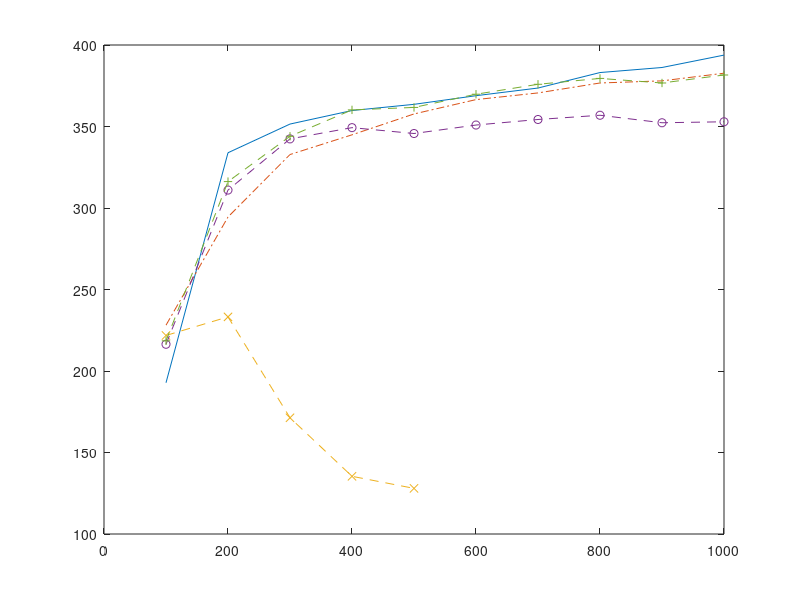

This chart was generated by the following MATLAB code: (Note: this script raises an error after producing the figure.)
% number of repeats:5

figure

% enter mfirst, mlast, minc:100 1000 100
% enter n: (-1 means n = m)-1
% we will take m=n in these experiments
% enter nb_alg:80
% enter variant: (1 == variant 1, 2 == variant 2)1
% Performance in MFLOPS/sec (1e6 flops per second)

%  m    n  nb    REF FLAME   diff      unb      diff    blk     diff   rec    diff
% ==================================================================================
variant1 = [
 100  100  80  192.8  228.1  7.8e-16  221.8  1.3e-15  216.4  6.7e-16  218.5  7.8e-16
 200  200  80  333.9  294.5  8.9e-16  233.2  1.3e-15  311.0  8.9e-16  316.2  8.9e-16
 300  300  80  351.5  332.8  1.0e-15  171.3  1.9e-15  342.4  1.3e-15  344.0  1.1e-15
 400  400  80  359.8  344.9  8.9e-16  135.4  1.8e-15  349.3  1.2e-15  360.2  8.9e-16
 500  500  80  363.6  357.7  8.9e-16  128.0  2.2e-15  345.7  7.2e-16  361.7  7.8e-16
 600  600  80  368.9  366.5  7.8e-16    0.0  0.0e+00  350.9  1.1e-15  369.8  1.0e-15
 700  700  80  373.6  370.6  1.3e-15    0.0  0.0e+00  354.3  1.6e-15  375.9  1.2e-15
 800  800  80  383.1  376.7  1.0e-15    0.0  0.0e+00  356.9  1.2e-15  379.5  8.9e-16
 900  900  80  386.2  378.0  1.2e-15    0.0  0.0e+00  352.3  1.0e-15  376.7  8.9e-16
1000 1000  80  393.8  382.7  8.9e-16    0.0  0.0e+00  352.9  9.4e-16  381.6  7.8e-16
]
plot( variant1( :, 1 ), variant1( :, 4 ), '-', ... 
      variant1( :, 1 ), variant1( :, 5 ), '-.', ... 
      variant1( 1:5, 1 ), variant1( 1:5, 7 ), '--x', ... 
      variant1( :, 1 ), variant1( :, 9 ), '--o', ... 
      variant1( :, 1 ), variant1( :, 11 ), '--+' )
legend( 'Reference', 'FLAME', 'Unblocked', 'Blocked', 'Recursive', 1 )
axis( [0, 1000, 0, 650 ] )
grid on
title( 'B <- B U^-T (variant 1) nb = 80' )
xlabel( 'm = n' )
ylabel( 'MFLOPS/sec.' )
print -depsc2 trsm_rut_variant1_80.eps
